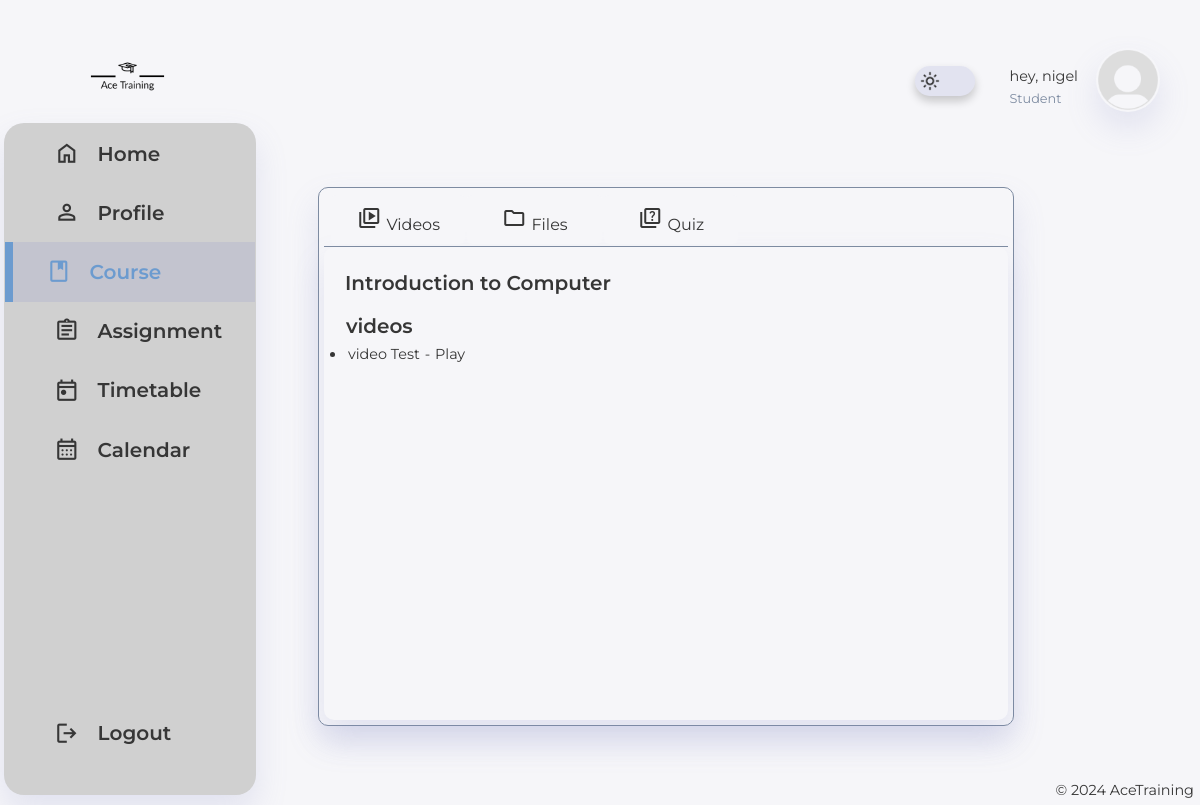
Page /Dashboards/Student/course_info.php?course_id=11 (signed in) on the committed database.
### tables this page shows
CREATE TABLE `users` (
  `id` int(11) NOT NULL,
  `FName` varchar(25) NOT NULL,
  `LName` varchar(25) NOT NULL,
  `username` varchar(25) NOT NULL,
  `password` varchar(60) NOT NULL,
  `email` varchar(128) NOT NULL,
  `phone` int(11) NOT NULL,
  `profile_pic` varchar(25) NOT NULL DEFAULT 'default.png',
  `active` tinyint(1) NOT NULL DEFAULT 0,
  `created_at` datetime NOT NULL
);

CREATE TABLE `courses` (
  `course_id` int(11) NOT NULL,
  `course_code` varchar(25) NOT NULL,
  `course_name` varchar(25) NOT NULL,
  `course_description` text DEFAULT NULL,
  `course_credit` int(11) NOT NULL,
  `course_semester` varchar(25) NOT NULL,
  `course_year` int(11) NOT NULL,
  `max_enrollment` int(11) NOT NULL,
  `current_enrollment` int(11) NOT NULL,
  `instructor_id` int(11) NOT NULL,
  `course_active` tinyint(1) NOT NULL DEFAULT 0,
  `course_created_at` datetime NOT NULL
);

CREATE TABLE `coursematerial` (
  `materialID` int(13) NOT NULL,
  `courseID` int(11) NOT NULL,
  `materialName` varchar(50) NOT NULL,
  `materialDescription` varchar(50) NOT NULL,
  `fileType` varchar(25) NOT NULL DEFAULT 'pdf',
  `material_path` varchar(50) NOT NULL
);

### Dashboards/Student/course_info.php (the view, shortened to what this page needs)
<?php
global $conn;
$stmt = $conn->prepare("SELECT * FROM users WHERE id = ?");
$stmt->bind_param("i", $_SESSION['id']);
$stmt->execute();
$result = $stmt->get_result();
if ($result->num_rows > 0) {
    $user = $result->fetch_assoc();
}else{
    echo "No data found with id:" . $_SESSION['id'];
}
$stmt = $conn->prepare("SELECT * FROM courses WHERE course_id IN (SELECT course_id FROM enrollment WHERE student_id = ?)");
$stmt->bind_param("i", $_SESSION['id']);
$stmt->execute();
$result2 = $stmt->get_result();
$courses = [];
while($course = $result2->fetch_assoc()){
    $courses[] = $course;
}
function getCourseMaterials($course_id): array
{
    global $conn;
    $materials = [];
    $stmt = $conn->prepare("SELECT * FROM coursematerial WHERE courseID = ?");
    $stmt->bind_param("i", $course_id);
    $stmt->execute();
    $result = $stmt->get_result();
    while($material = $result->fetch_assoc()){
        if($material['fileType'] != "video/mp4"){
            $materials[] = $material;
        }
    }
    return $materials;
}
$course_id = isset($_GET['course_id']) ? intval($_GET['course_id']) : 0;
$course_materials = getCourseMaterials($course_id);
function getCourseVideos($course_id): array
{
    global $conn;
    $videos = [];
    $stmt = $conn->prepare("SELECT * FROM coursematerial WHERE courseID = ?");
    $stmt->bind_param("i", $course_id);
    $stmt->execute();
    $result = $stmt->get_result();
    while ($material = $result->fetch_assoc()) {
        if ($material['fileType'] == "video/mp4") {
            $videos[] = $material;
        }
    }
    return $videos;
}
$course_videos = getCourseVideos($course_id);
?>
<html lang="en">
<head>
    <link rel="stylesheet" href="../../assets/dashboard_css/dark-light.css">
    <link rel="stylesheet" href="../../assets/dashboard_css/Dashboard.css">
    <link rel="stylesheet" href="../../assets/dashboard_css/sidebar.css">
    <link rel="stylesheet" href="../../assets/dashboard_css/top-bar.css">
    <link rel="stylesheet" href="../../assets/course_css/course.css">
    <link rel="stylesheet" href="../../assets/gridlayout_css/gridLayoutForCourseInfo.css">
</head>
<body>
<div class="container">
    <aside class="aside">
        <div class="toggle">
            <div class="logo">
                <img src="../../assets/img/AceTraining-logo-light-transparent.png">
            </div>
        </div>
        <div class="sidebar">
            <a href="StudentMain.php" >
                <span class="material-symbols-outlined">home</span>
                <h3>Home</h3>
            </a>
            <a href="profile.php" >
                <span class="material-symbols-outlined">person</span>
                <h3>Profile</h3>
            </a>
            <a href="course.php" class="active">
                <span class="material-symbols-outlined">book</span>
                <h3>Course</h3>
            </a>
            <a href="assignment/assignment.php">
                <span class="material-symbols-outlined">assignment</span>
                <h3>Assignment</h3>
            </a>
            <a href="timetable.php">
                <span class="material-symbols-outlined">today</span>
                <h3>Timetable</h3>
            </a>
            <a href="calendar.php">
                <span class="material-symbols-outlined">calendar_month</span>
                <h3>Calendar</h3>
            <a href="../../LoginSystem/logout.php">
                <span class="material-symbols-outlined">logout</span>
                <h3>Logout</h3>
            </a>
        </div>
    </aside>
    <div class="Top-bar">
        <div class="nav">
            <div class="toggleTheme" id="mode-toggle"></div>
            <div class="profile">
                <div class="info">
                    <p>hey, <?php echo isset($user) ? $user ['FName']: 'Guest';?></p>
                    <small class="textMuted">Student</small>
                </div>
                <div class="profile_pic">
                    <img src="../../assets/img/Default_pfp.png">
                </div>
            </div>
        </div>
    </div>
    <div class="mainBody">
        <?php  foreach ($courses as $course)?>
        <div class="courseCard">
            <div class="coursebody">
                <h3><?php echo htmlspecialchars($course['course_name']); ?></h3>
                <div id="videos" class="tabcontent" style="display: none">
                    <h3>videos</h3>
                    <?php
                    if (!empty($course_videos)) {
                        echo "<ul>";
                        foreach ($course_videos as $video) {
                            echo "<li>";
                            echo "<a {$video['materialName']}'>{$video['materialName']}</a> - ";
                            echo "<a href='../course/videoPlayer.php?video=" . urlencode($video['materialID']) . "'>Play</a>";
                            echo "</li>";
                        }
                        echo "</ul>";
                    } else {
                        echo "No course videos found for the given course ID: " . $course_id;
                    }
                    ?>
                </div>
            </div>
            <div class="courseNav">
                <div class="course-videos">
                    <button class="course-videos-btn tabsBtn" onclick="openPage(event, 'videos')" id="defaultTab">
                        <span class="material-symbols-outlined">video_library</span>
                        Videos
                    </button>
                </div>
                <div class="course-files">
                    <button class="course-files-btn tabsBtn" onclick="openPage(event, 'files')">
                        <span class="material-symbols-outlined">folder</span>
                        Files
                    </button>
                </div>
                <div class="course-quiz">
                    <button class="course-quiz-btn tabsBtn" onclick="openPage(event, 'Quiz')">
                        <span class="material-symbols-outlined">quiz</span>
                        Quiz
                    </button>
                </div>
            </div>
    </div>
        <div class="footer">
            <p>© 2024 AceTraining</p>
        </div>

### assets/dashboard_css/dark-light.css (style rules this page uses)
.toggleTheme { display: flex; position: relative; height: 30px; width: 60px; background-color: var(--color-light); border-radius: 100px; box-shadow: 0 5px 10px rgba(0, 0, 0, 0.2); align-items: center; cursor: pointer; transition: transform 0.3s, box-shadow 0.3s; margin-right: -15px; margin-top: -10px }
.toggleTheme:before { content: ""; position: absolute; top: 50%; left: 5px; transform: translateY(-50%); height: 20px; width: 20px; background-image: url('../../assets/img/light.png'); background-size: contain; border-radius: 50%; transition: left 0.3s, background-image 0.3s; }

### assets/dashboard_css/Dashboard.css (style rules this page uses)
:root { --primary-color: #6C9BCF; --color-White: #d0d0d0; --color-dark: #363636; --color-info-dark: #7d8Ba1; --color-info-light: #e4e7ea; --color-success: #28a745; --color-light: rgba(132, 139, 200, 0.18); --primary-font: 'Montserrat', sans-serif; --card-border-radius: 2rem; --border-radius-1: 0.5rem; --border-radius-2: 1rem; --color-background: #f6f6f9; --card-padding: 2rem; --padding-1:1.5rem; --box-shadow: 0 1rem 2rem var(--color-light); --border-colors : var(--color-info-dark); }
.toggle .logo img { margin: -25px 0 -30px 50px; width: 50% !important; height: 50% !important; object-fit: cover !important; }
* { margin: 0; padding: 1px; box-sizing: border-box; text-decoration: none; outline: 0; appearance: none; font-family: var(--primary-font), sans-serif; }
body { background-color: var(--color-background); color: var(--color-dark); font-size: 0.9rem; font-weight: 400; line-height: 1.5; overflow-x: hidden; transition: all 0.5s ease; width: 100%; height: auto; }
a { color: var(--color-dark); text-decoration: none; transition: all 0.5s ease; }
img { max-width: 100%; height: auto; display: block; object-fit: cover; }
h3 { font-size: 1.25rem; font-weight: 600; }
small { font-size: 0.8rem; font-weight: 400; }
p { color: var(--color-dark-varient); }
.textMuted { color: var(--color-info-dark); }
html, body , .container { height: 100%; margin: 0; }
@media screen and (max-width: 1200px) { .container { grid-template-columns: 0.3fr 1.6fr 1fr; } }
@media screen and (max-width: 1200px) { .container .toggle, .container main, .container .Top-bar { padding: 20px 20px 0 20px; } }
@media screen and (max-width: 1200px) { .sidebar a { align-items: center; } }

### assets/dashboard_css/sidebar.css (style rules this page uses)
aside { height: 100vh; }
aside .toggle { display: flex; justify-content: space-between; align-items: center; margin-top: 0.5rem; }
aside .toggle .logo { display: flex; gap: 0.5rem; margin-top: 15px; }
aside .toggle .logo img { width: 8rem; height: 4rem; object-fit: fill; }
aside .sidebar { display: flex; flex-direction: column; position: relative; background-color: var(--color-White); box-shadow: var(--box-shadow); cursor: pointer; border-radius: 20px; height: 84vh; top: 1.5rem; transition: all 0.5s ease; }
aside .sidebar a { display: flex; height: 3.7rem; align-items: center; padding: 0 2rem; color: var(--color-dark); position: relative; margin-left: 1rem; transition: all 0.5s ease; gap: 1rem; }
aside .sidebar a span { font-size: 1.6rem; transition: all 0.3s ease; }
aside .sidebar a:last-child { position: absolute; bottom: 2rem; }
aside .sidebar a.active { width: 100%; background-color: var(--color-light); color: var(--primary-color); margin-left: 0; }
aside .sidebar a.active span { color: var(--primary-color); margin-left: 0.5rem; }
aside .sidebar a.active::before { content: ''; position: absolute; left: 0; top: 0; height: 100%; width: 0.5rem; background-color: var(--primary-color); }

### assets/dashboard_css/top-bar.css (style rules this page uses)
.Top-bar { margin-top: 1rem; width: 100%; }
.Top-bar .nav { display: flex; gap: 2rem; align-items: center; float: right; }
.Top-bar .profile { display: flex; gap: 1rem; align-items: center; cursor: pointer; transition: all 0.5s ease; padding: 0.5rem 1rem; }
.Top-bar .profile_pic { width: 4rem; margin-bottom: 0.8rem; border-radius: 50%; object-fit: cover; overflow: hidden; transition: all 0.5s ease; box-shadow: var(--box-shadow); }

### rows in the picture
users: FName "nigel"
courses: course_name "Introduction to Computer"
coursematerial: materialName "video Test"
